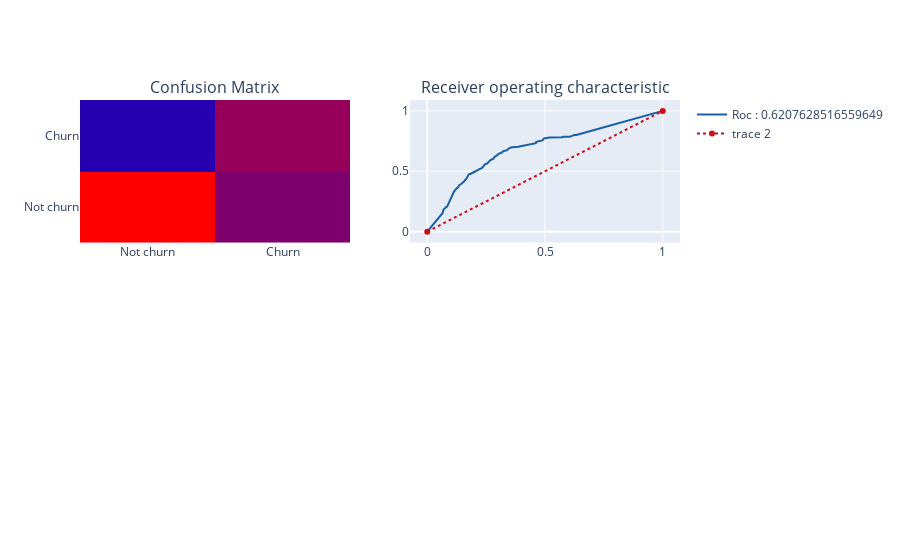

The code cell stored with this chart in its notebook:
### Code cell
#Plot confusion Matrix
trace1 = go.Heatmap(z = conf_matrix ,x = ["Not churn","Churn"],
                        y = ["Not churn","Churn"],
                        showscale  = False,colorscale = "Rainbow",
                        name = "matrix")
trace2 = go.Scatter(x = fpr,y = tpr,
                        name = "Roc : " + str(model_roc_auc),
                        line = dict(color = ('rgb(22, 96, 167)'),width = 2))
trace3 = go.Scatter(x = [0,1],y=[0,1],
                        line = dict(color = ('rgb(205, 12, 24)'),width = 2,
                        dash = 'dot'))
fig = tls.make_subplots(rows=2, cols=2, specs=[[{}, {}], [{'colspan': 2}, None]],
                            subplot_titles=('Confusion Matrix',
                                            'Receiver operating characteristic'))
fig.append_trace(trace1,1,1)
fig.append_trace(trace2,1,2)
fig.append_trace(trace3,1,2)
py.iplot(fig)

### Figure 1 — Plotly figure (JSON) as saved in the notebook; plotly's stock layout.template omitted (floating-point values rounded to 4 significant figures)
{"data": [{"colorscale": [[0, "rgb(150,0,90)"], [0.125, "rgb(0,0,200)"], [0.25, "rgb(0,25,255)"], [0.375, "rgb(0,152,255)"], [0.5, "rgb(44,255,150)"], [0.625, "rgb(151,255,0)"], [0.75, "rgb(255,234,0)"], [0.875, "rgb(255,111,0)"], [1, "rgb(255,0,0)"]], "name": "matrix", "showscale": false, "type": "heatmap", "x": ["Not churn", "Churn"], "xaxis": "x", "y": ["Not churn", "Churn"], "yaxis": "y", "z": [[1136, 191], [263, 171]]}, {"line": {"color": "rgb(22, 96, 167)", "width": 2}, "name": "Roc : 0.6207628516559649", "type": "scatter", "x": [0, 0.05124, 0.0535, 0.05652, 0.05727, 0.05878, 0.06179, 0.06556, 0.06782, 0.06782, 0.06933, 0.08289, 0.0844, 0.113, 0.1153, 0.1198, 0.1258, 0.1281, 0.1296, 0.1311, 0.1334, 0.1356, 0.1439, 0.156, 0.1688, 0.1718, 0.1763, 0.1846, 0.1899, 0.1959, 0.1982, 0.205, 0.2193, 0.2321, 0.2329, 0.2374, 0.2419, 0.2449, 0.2517, 0.2532, 0.2547, 0.2645, 0.2683, 0.2811, 0.2849, 0.2969, 0.3037, 0.3142, 0.3233, 0.3331, 0.3369, 0.3429, 0.3482, 0.3595, 0.3662, 0.3775, 0.3873, 0.3964, 0.4077, 0.4122, 0.4469, 0.4491, 0.4537, 0.4612, 0.4627, 0.477, 0.4793, 0.4853, 0.4891, 0.4959, 0.5192, 0.5735, 0.5757, 0.581, 0.6044, 0.6179, 0.6225, 0.6323, 0.6375, 0.6481, 1], "xaxis": "x2", "y": [0, 0.1175, 0.1244, 0.1336, 0.1359, 0.1359, 0.1452, 0.1544, 0.1728, 0.1774, 0.182, 0.2074, 0.2074, 0.3295, 0.3364, 0.3456, 0.3618, 0.3618, 0.3618, 0.3664, 0.3779, 0.3848, 0.394, 0.4147, 0.447, 0.4654, 0.4747, 0.4793, 0.4862, 0.4908, 0.4931, 0.5, 0.5161, 0.5276, 0.5276, 0.5392, 0.553, 0.5576, 0.5622, 0.5622, 0.5645, 0.5853, 0.5922, 0.6037, 0.6175, 0.6336, 0.6452, 0.6521, 0.6659, 0.6728, 0.6728, 0.682, 0.6912, 0.6982, 0.6982, 0.6982, 0.7028, 0.7074, 0.712, 0.7166, 0.7258, 0.7304, 0.7327, 0.7327, 0.7442, 0.7488, 0.7512, 0.7535, 0.7558, 0.7719, 0.7788, 0.7811, 0.7857, 0.7857, 0.7857, 0.7949, 0.7995, 0.7995, 0.8041, 0.8088, 1], "yaxis": "y2"}, {"line": {"color": "rgb(205, 12, 24)", "dash": "dot", "width": 2}, "type": "scatter", "x": [0, 1], "xaxis": "x2", "y": [0, 1], "yaxis": "y2"}], "layout": {"annotations": [{"font": {"size": 16}, "showarrow": false, "text": "Confusion Matrix", "x": 0.225, "xanchor": "center", "xref": "paper", "y": 1, "yanchor": "bottom", "yref": "paper"}, {"font": {"size": 16}, "showarrow": false, "text": "Receiver operating characteristic", "x": 0.775, "xanchor": "center", "xref": "paper", "y": 1, "yanchor": "bottom", "yref": "paper"}], "xaxis": {"anchor": "y", "domain": [0, 0.45]}, "xaxis2": {"anchor": "y2", "domain": [0.55, 1]}, "xaxis3": {"anchor": "y3", "domain": [0, 1]}, "yaxis": {"anchor": "x", "domain": [0.625, 1]}, "yaxis2": {"anchor": "x2", "domain": [0.625, 1]}, "yaxis3": {"anchor": "x3", "domain": [0, 0.375]}}}
